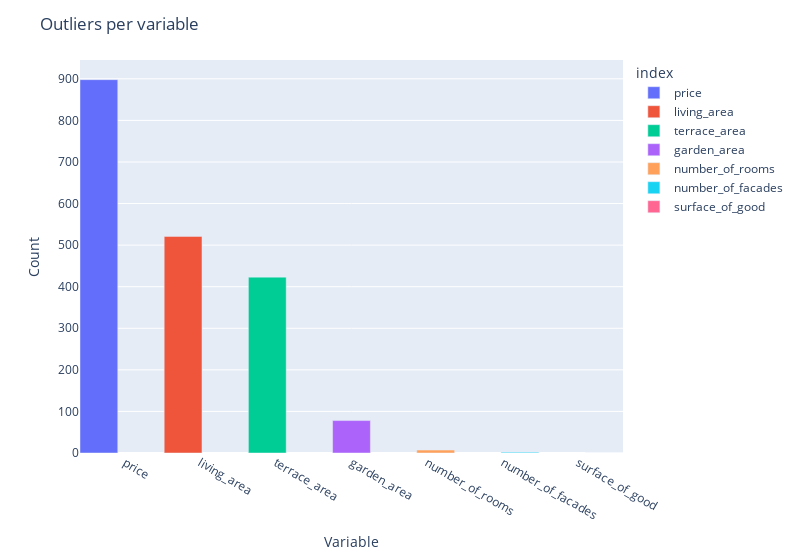

The notebook cell this image was saved under:
### Code cell
def count_iqr_outliers (df, column_name):
    """
    Counts outliers based on interquartile range
    """
    seventy_fifth = df[column_name].quantile(0.75)
    twenty_fifth = df[column_name].quantile(0.25)
    iqr = seventy_fifth-twenty_fifth
    upper = seventy_fifth + (1.5*iqr)
    lower = twenty_fifth - (1.5*iqr)
    outliers = df.loc[(df[column_name] >= upper)|(df[column_name] <= lower)]
    #print(outliers)
    count_outliers = outliers.shape[0]
    return count_outliers

print(count_iqr_outliers(app, "price"))


#d = {'col1': [1, 2], 'col2': [3, 4]}
#df = pd.DataFrame(data=d)
d={}
for col in quantitative:
    d[col] = [count_iqr_outliers(app, col)]

df = pd.DataFrame(data=d)
df= df.transpose()
df.rename(columns={0: "outliers_count"}, inplace=True)
df.sort_values(by='outliers_count', ascending=False, inplace=True)


fig = px.bar(df, x=df.index, y="outliers_count", color=df.index)
fig.update_layout(barmode='group', width=800)  # Set the width of the plot
fig.update_traces(width=0.5)  # Narrower bars
fig.update_layout(yaxis=dict(title='Count'))  # Update y-axis label
fig.update_layout(xaxis=dict(title='Variable'))
fig.update_layout(title='Outliers per variable (Apartments)')  # Add title to the plot


#plot: y axis number of outliers, x axis categories make a bar plot or a box plot

### Figure 1 — Plotly figure (JSON) as saved in the notebook; plotly's stock layout.template omitted (floating-point values rounded to 4 significant figures)
{"data": [{"alignmentgroup": "True", "hovertemplate": "index=%{x}<br>outliers_count=%{y}<extra></extra>", "legendgroup": "price", "marker": {"color": "#636efa", "pattern": {"shape": ""}}, "name": "price", "offsetgroup": "price", "orientation": "v", "showlegend": true, "textposition": "auto", "type": "bar", "width": 0.5, "x": ["price"], "xaxis": "x", "y": [898], "yaxis": "y"}, {"alignmentgroup": "True", "hovertemplate": "index=%{x}<br>outliers_count=%{y}<extra></extra>", "legendgroup": "living_area", "marker": {"color": "#EF553B", "pattern": {"shape": ""}}, "name": "living_area", "offsetgroup": "living_area", "orientation": "v", "showlegend": true, "textposition": "auto", "type": "bar", "width": 0.5, "x": ["living_area"], "xaxis": "x", "y": [521], "yaxis": "y"}, {"alignmentgroup": "True", "hovertemplate": "index=%{x}<br>outliers_count=%{y}<extra></extra>", "legendgroup": "terrace_area", "marker": {"color": "#00cc96", "pattern": {"shape": ""}}, "name": "terrace_area", "offsetgroup": "terrace_area", "orientation": "v", "showlegend": true, "textposition": "auto", "type": "bar", "width": 0.5, "x": ["terrace_area"], "xaxis": "x", "y": [423], "yaxis": "y"}, {"alignmentgroup": "True", "hovertemplate": "index=%{x}<br>outliers_count=%{y}<extra></extra>", "legendgroup": "garden_area", "marker": {"color": "#ab63fa", "pattern": {"shape": ""}}, "name": "garden_area", "offsetgroup": "garden_area", "orientation": "v", "showlegend": true, "textposition": "auto", "type": "bar", "width": 0.5, "x": ["garden_area"], "xaxis": "x", "y": [78], "yaxis": "y"}, {"alignmentgroup": "True", "hovertemplate": "index=%{x}<br>outliers_count=%{y}<extra></extra>", "legendgroup": "number_of_rooms", "marker": {"color": "#FFA15A", "pattern": {"shape": ""}}, "name": "number_of_rooms", "offsetgroup": "number_of_rooms", "orientation": "v", "showlegend": true, "textposition": "auto", "type": "bar", "width": 0.5, "x": ["number_of_rooms"], "xaxis": "x", "y": [7], "yaxis": "y"}, {"alignmentgroup": "True", "hovertemplate": "index=%{x}<br>outliers_count=%{y}<extra></extra>", "legendgroup": "number_of_facades", "marker": {"color": "#19d3f3", "pattern": {"shape": ""}}, "name": "number_of_facades", "offsetgroup": "number_of_facades", "orientation": "v", "showlegend": true, "textposition": "auto", "type": "bar", "width": 0.5, "x": ["number_of_facades"], "xaxis": "x", "y": [2], "yaxis": "y"}, {"alignmentgroup": "True", "hovertemplate": "index=%{x}<br>outliers_count=%{y}<extra></extra>", "legendgroup": "surface_of_good", "marker": {"color": "#FF6692", "pattern": {"shape": ""}}, "name": "surface_of_good", "offsetgroup": "surface_of_good", "orientation": "v", "showlegend": true, "textposition": "auto", "type": "bar", "width": 0.5, "x": ["surface_of_good"], "xaxis": "x", "y": [0], "yaxis": "y"}], "layout": {"barmode": "group", "legend": {"title": {"text": "index"}, "tracegroupgap": 0}, "margin": {"t": 60}, "title": {"text": "Outliers per variable"}, "width": 800, "xaxis": {"anchor": "y", "categoryarray": ["price", "living_area", "terrace_area", "garden_area", "number_of_rooms", "number_of_facades", "surface_of_good"], "categoryorder": "array", "domain": [0, 1], "title": {"text": "Variable"}}, "yaxis": {"anchor": "x", "domain": [0, 1], "title": {"text": "Count"}}}}
